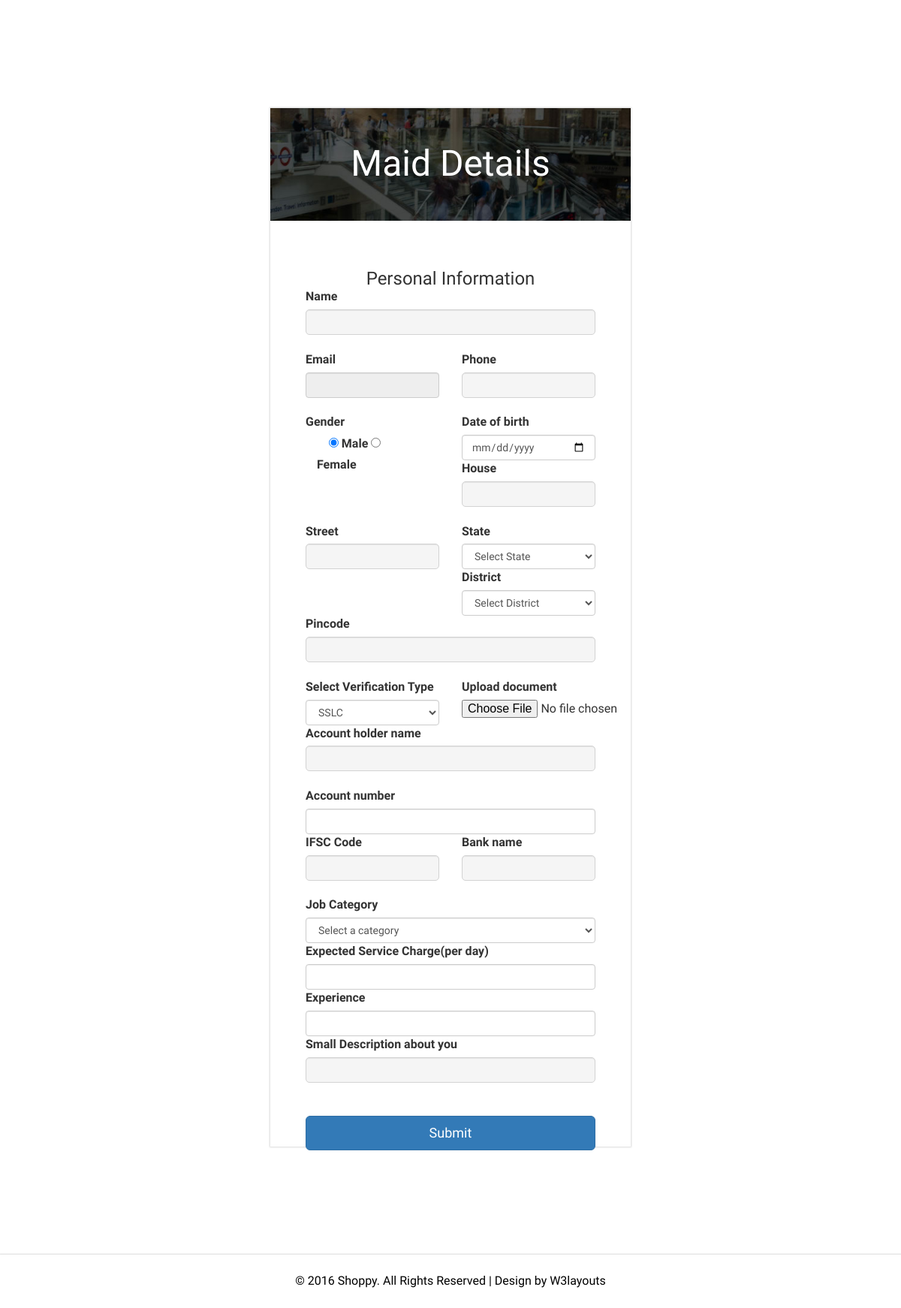
Before: /adminverify.php?email=aadi@gmail.com with the older database file.
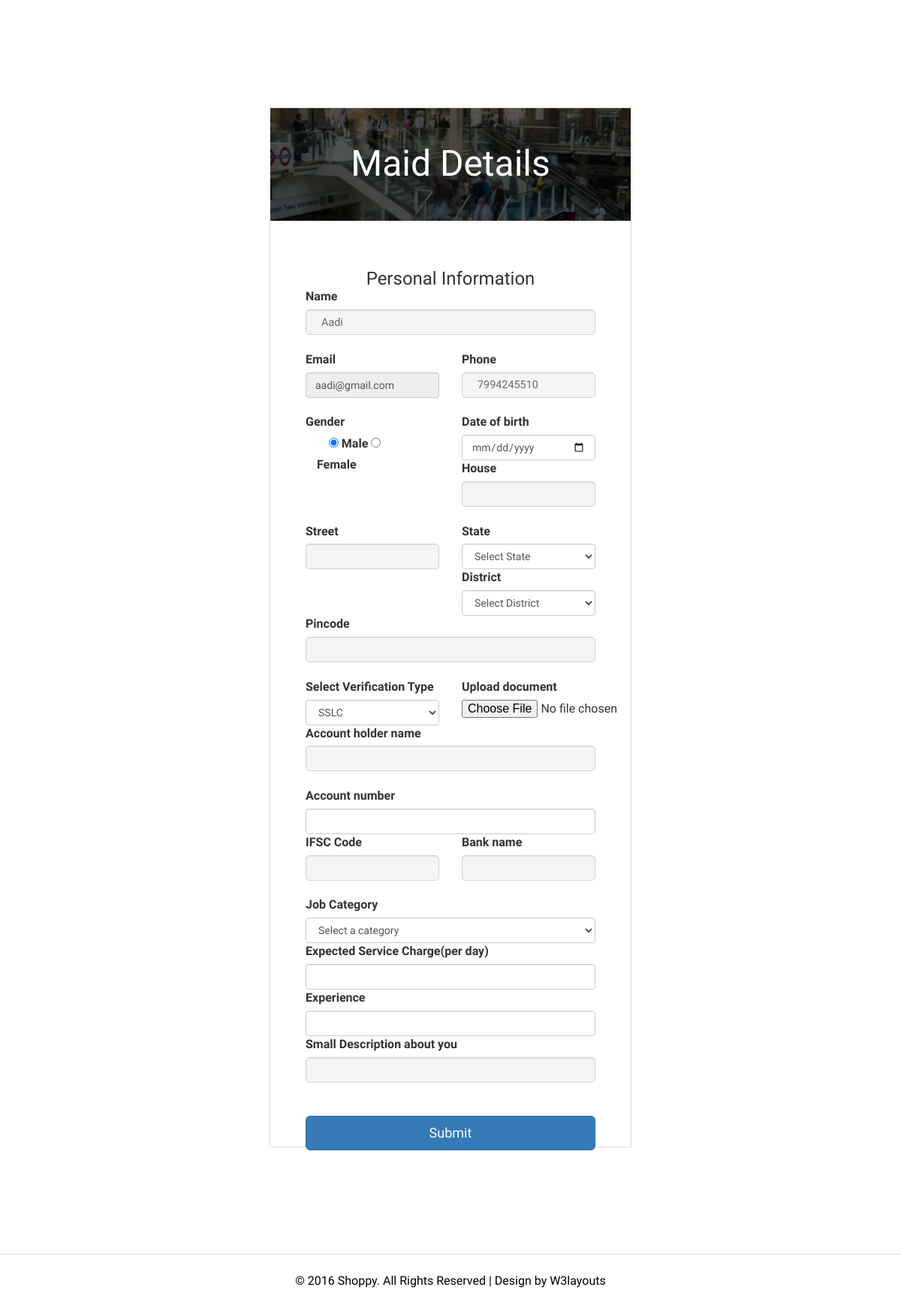
After: the same page with the newer database file.
### tables this page shows
CREATE TABLE `registration` (
  `user_id` int(11) NOT NULL,
  `email` varchar(50) NOT NULL,
  `name` varchar(30) NOT NULL,
  `phone` bigint(11) NOT NULL,
  `profile_pic` varchar(50) NOT NULL DEFAULT 'images/profile_pic.png',
  `house` varchar(30) NOT NULL,
  `place` varchar(30) NOT NULL,
  `district` varchar(30) NOT NULL,
  `state` varchar(30) NOT NULL,
  `pincode` int(10) NOT NULL,
  `gender` varchar(20) NOT NULL,
  `date_of_birth` varchar(20) NOT NULL
);

### adminverify.php (the view, shortened to what this page needs)
<?php
include("dbconn.php");
$email=$_GET['email'];
$s="select name,email,phone from registration where email='$email'";
$r=mysqli_query($conn,$s);
$data=mysqli_fetch_assoc($r);
?>
<!DOCTYPE HTML>
<html>
<head>
<link href="css/bootstrap.css" rel="stylesheet" type="text/css" media="all">
<link href="css/style.css" rel="stylesheet" type="text/css" media="all"/>
<link href="css/font-awesome.css" rel="stylesheet">
</head>
<body>
<div class="signup-page-main">
     <div class="signup-main">
    	 <div class="signup-head">
				<h1>Maid Details</h1>
			</div>
			<div class="signup-block">
				<form method="POST" action="addworker.php" enctype="multipart/form-data">
<h3 class="text-center">Personal Information</h3>
<div class="col-md-12">
    <label for="inputEmail4" class="form-label">Name</label>
    <input type="text" class="form-control"  required=""  name="username" id="username" value="<?php echo $data['name'] ?>" readonly>
  </div>
  <div class="col-md-6">
    <label for="inputEmail4" class="form-label">Email</label>
    <input type="email" class="form-control" id="email" required=""  name="email" value="<?php echo $data['email'] ?>" readonly>
  </div>
  <div class="col-md-6">
    <label for="inputEmail4" class="form-label">Phone</label>
    <input type="text" class="form-control"  required="" name="phone" id="phone" value="<?php echo $data['phone'] ?>" readonly>
  </div>
   <fieldset class="col-md-6">
   <label for="inputEmail4" class="form-label">Gender</label>
    <br>
    <div class="col-sm-10">
      <div class="form-check">&nbsp&nbsp&nbsp
        <input class="form-check-input" type="radio" name="gender" id="gridRadios1" value="Male" checked>
        <label class="form-check-label" for="gridRadios1">
         Male
        </label>
        <input class="form-check-input" type="radio" name="gender" id="gridRadios2" value="Female">
        <label class="form-check-label" for="gridRadios2">
         Female
        </label>
      </div>
    </div>
  </fieldset>
  <div class="col-md-6">
    <label for="inputEmail4" class="form-label">Date of birth</label>
    <input type="date" class="form-control" id="date_of_birth" required="" name="date_of_birth">
  </div>
  <div class="col-md-6">
    <label for="inputEmail4" class="form-label">House</label>
    <input type="text" class="form-control" id="house" required="" pattern="[a-zA-Z]+\[ .]+\[0-9]" name="house" >
  </div>
  <div class="col-md-6">
    <label for="inputEmail4" class="form-label">Street</label>
    <input type="text" class="form-control" id="place" required="" name="street">
  </div>
    <div class="col-md-6">
  <label for="inputState" class="form-label">State</label><br>
  <select class="form-control" aria-label="Default select example" onChange="getDistrict(this.value);" required="" name="state" id="state">
  <option value disabled selected>Select State</option>
</select>
    </div>
    <div class="col-md-6">
  <label for="inputState" class="form-label">District</label><br>
  <select class="form-control" aria-label="Default select example" id="city-list" name="district" required="">
    <option value="">Select District</option>
</select>
    </div>
    <div class="col-md-12">
    <label for="inputEmail4" class="form-label">Pincode</label>
    <input type="text" class="form-control" id="pincode" required="" name="pincode">
  </div>
  <div class="clearfix"></div>
  <div class="col-md-6">
  	<label>Select Verification Type</label>
  	<select class="form-control" name="verification_type">
  		<option>SSLC</option>
  	</select>
  </div>
<div class="col-md-6">
  <label>Upload document</label>
  <input type="file" class="custom-file-input" id="customFileLang" name="photo">
</div>
<div class="clearfix"></div>
<div class="col-md-12">
    <label for="inputEmail4" class="form-label">Account holder name</label>
    <input type="text" class="form-control" id="" required="" name="ac_holder_name">
  </div>
  <div class="col-md-12">
    <label for="inputEmail4" class="form-label">Account number</label>
    <input type="number" class="form-control" id="" required="" name="ac_number">
  </div>
  <div class="clearfix"></div>
  <div class="col-md-6">
    <label for="inputEmail4" class="form-label">IFSC Code</label>
    <input type="text" class="form-control" id="" required="" name="ifsc">
  </div>
  <div class="col-md-6">
    <label for="inputEmail4" class="form-label">Bank name</label>
    <input type="text" class="form-control" id="" required="" name="bank_name">
  </div>
<div class="clearfix"></div>
<div class="col-md-12">
	<label>Job Category</label>
	<select class="form-control" name="job_category" required="">
		<option value disabled selected>Select a category</option>
	</select>
</div>
<div class="col-md-12">
	<label>Expected Service Charge(per day)</label>
	<input type="number" name="service_charge" class="form-control" required="">
</div>
<div class="clearfix"></div>
<div class="col-md-12">
	<label>Experience</label>
	<input type="number" name="experience" class="form-control" required="">
</div>
<div class="col-md-12">
	<label>Small Description about you</label>
	<input type="text" name="description" class="form-control" required="">
</div>
<div class="clearfix"></div>
  <div class="col-md-12">
  <br>
    <button type="submit" class="btn btn-primary btn-lg btn-block" id="sub">Submit</button>
  </div>
    	</form>
			</div>
    </div>
</div>
<div class="copyrights">
	 <p>© 2016 Shoppy. All Rights Reserved | Design by  <a href="http://w3layouts.com/" target="_blank">W3layouts</a> </p>
</div>
</body>
</html>

Changed rows visible on the page:
added registration: username "Aadi", email "aadi@gmail.com", phone "7994245510"
